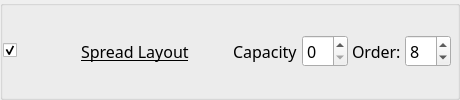
        <widget class="QGroupBox" name="GB_8_spreadLayout">
         <property name="sizePolicy">
          <sizepolicy hsizetype="Preferred" vsizetype="Maximum">
           <horstretch>0</horstretch>
           <verstretch>0</verstretch>
          </sizepolicy>
         </property>
         <property name="title">
          <string/>
         </property>
         <property name="flat">
          <bool>true</bool>
         </property>
         <layout class="QGridLayout" name="gridLayout_62">
          <property name="leftMargin">
           <number>0</number>
          </property>
          <property name="horizontalSpacing">
           <number>4</number>
          </property>
          <item row="0" column="0">
           <widget class="QCheckBox" name="kcfg_spreadLayoutEnabled">
            <property name="accessibleName">
             <string>Spread Layout</string>
            </property>
            <property name="checked">
             <bool>true</bool>
            </property>
           </widget>
          </item>
          <item row="0" column="1">
           <widget class="QToolButton" name="spreadLayoutPictogram">
            <property name="icon">
             <iconset theme="krohnkite-layout-spread"/>
            </property>
            <property name="iconSize">
             <size><width>48</width><height>32</height></size>
            </property>
            <property name="minimumSize">
             <size><width>56</width><height>40</height></size>
            </property>
            <property name="maximumSize">
             <size><width>56</width><height>40</height></size>
            </property>
            <property name="autoRaise"><bool>true</bool></property>
            <property name="focusPolicy"><enum>Qt::FocusPolicy::NoFocus</enum></property>
            <property name="accessibleName"><string>Spread Layout preview</string></property>
            <property name="styleSheet">
             <string notr="true">QToolButton { border: none; background: transparent; } QToolButton:hover { border: none; background: transparent; } QToolButton:pressed { border: none; background: transparent; }</string>
            </property>
           </widget>
          </item>
          <property name="topMargin">
           <number>0</number>
          </property>
          <property name="rightMargin">
           <number>6</number>
          </property>
          <property name="bottomMargin">
           <number>0</number>
          </property>
          <property name="verticalSpacing">
           <number>0</number>
          </property>
          <item row="0" column="7">
           <widget class="QSpinBox" name="kcfg_spreadLayoutOrder">
            <property name="font">
             <font>
              <family>Noto Sans</family>
              <pointsize>12</pointsize>
              <italic>false</italic>
              <bold>false</bold>
              <underline>false</underline>
             </font>
            </property>
            <property name="toolTip">
             <string>Order in layout rotation</string>
            </property>
            <property name="minimum">
             <number>1</number>
            </property>
            <property name="maximum">
             <number>13</number>
            </property>
            <property name="value">
             <number>8</number>
            </property>
           </widget>
          </item>
          <item row="0" column="4">
           <widget class="QLabel" name="label_55">
            <property name="font">
             <font>
              <family>Noto Sans</family>
              <pointsize>12</pointsize>
              <italic>false</italic>
              <bold>false</bold>
              <underline>false</underline>
             </font>
            </property>
            <property name="text">
             <string>Capacity</string>
            </property>
           </widget>
          </item>
          <item row="0" column="5">
           <widget class="QSpinBox" name="kcfg_spreadLayoutCapacity">
            <property name="font">
             <font>
              <family>Noto Sans</family>
              <pointsize>12</pointsize>
              <italic>false</italic>
              <bold>false</bold>
              <underline>false</underline>
             </font>
            </property>
            <property name="toolTip">
             <string>&lt;html&gt;&lt;head/&gt;&lt;body&gt;&lt;p&gt;0 - to disable&lt;/p&gt;&lt;/body&gt;&lt;/html&gt;</string>
            </property>
            <property name="maximum">
             <number>99</number>
            </property>
            <property name="value">
             <number>0</number>
            </property>
           </widget>
          </item>
          <item row="0" column="6">
           <widget class="QLabel" name="label_106">
            <property name="font">
             <font>
              <family>Noto Sans</family>
              <pointsize>12</pointsize>
              <italic>false</italic>
              <bold>false</bold>
              <underline>false</underline>
             </font>
            </property>
            <property name="text">
             <string>Order:</string>
            </property>
           </widget>
          </item>
          <item row="0" column="3">
           <spacer name="horizontalSpacer_56">
            <property name="orientation">
             <enum>Qt::Orientation::Horizontal</enum>
            </property>
            <property name="sizeHint" stdset="0">
             <size>
              <width>40</width>
              <height>20</height>
             </size>
            </property>
           </spacer>
          </item>
          <item row="0" column="2">
           <widget class="QLabel" name="label_105">
            <property name="font">
             <font>
              <family>Noto Sans</family>
              <pointsize>12</pointsize>
              <italic>false</italic>
              <bold>false</bold>
              <underline>true</underline>
             </font>
            </property>
            <property name="text">
             <string>Spread Layout</string>
            </property>
            <property name="margin">
             <number>0</number>
            </property>
            <property name="buddy">
             <cstring>kcfg_spreadLayoutEnabled</cstring>
            </property>
           </widget>
          </item>
          </layout>
        </widget>
